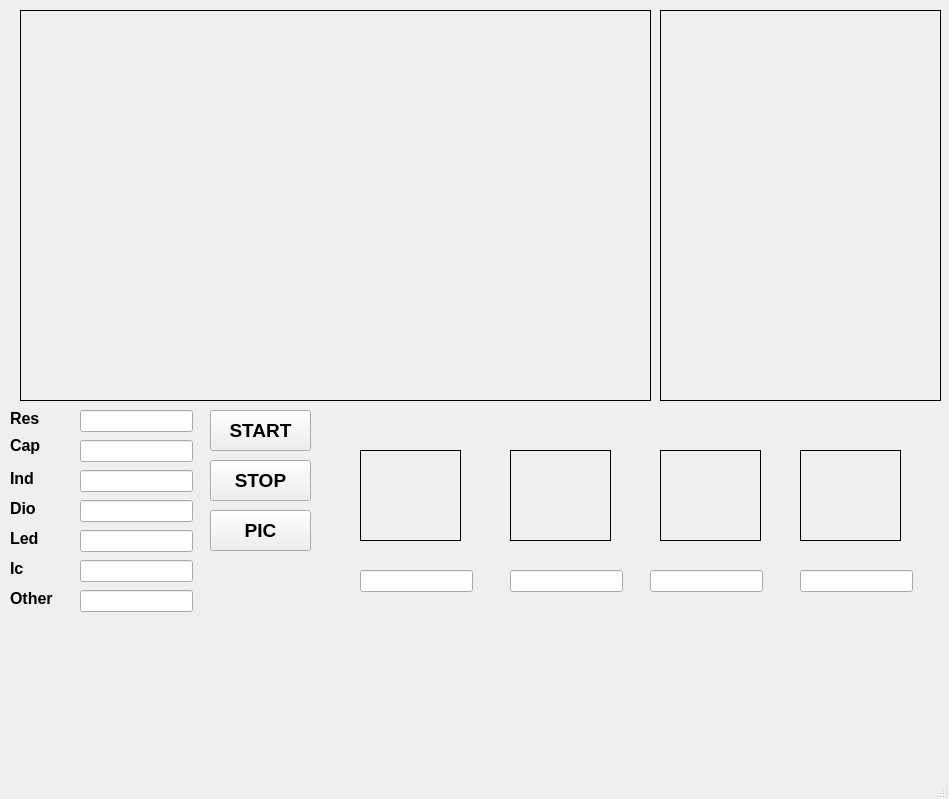
<?xml version="1.0" encoding="UTF-8"?>
<ui version="4.0">
 <class>MainWindow</class>
 <widget class="QMainWindow" name="MainWindow">
  <property name="geometry">
   <rect>
    <x>0</x>
    <y>0</y>
    <width>949</width>
    <height>799</height>
   </rect>
  </property>
  <property name="windowTitle">
   <string>MainWindow</string>
  </property>
  <widget class="QWidget" name="centralwidget">
   <widget class="QPushButton" name="Start">
    <property name="geometry">
     <rect>
      <x>210</x>
      <y>410</y>
      <width>101</width>
      <height>41</height>
     </rect>
    </property>
    <property name="font">
     <font>
      <pointsize>14</pointsize>
      <bold>true</bold>
     </font>
    </property>
    <property name="text">
     <string>START</string>
    </property>
   </widget>
   <widget class="QLabel" name="label">
    <property name="geometry">
     <rect>
      <x>10</x>
      <y>410</y>
      <width>55</width>
      <height>16</height>
     </rect>
    </property>
    <property name="font">
     <font>
      <pointsize>12</pointsize>
      <bold>true</bold>
     </font>
    </property>
    <property name="text">
     <string>Res</string>
    </property>
   </widget>
   <widget class="QLabel" name="label_2">
    <property name="geometry">
     <rect>
      <x>10</x>
      <y>430</y>
      <width>55</width>
      <height>31</height>
     </rect>
    </property>
    <property name="font">
     <font>
      <pointsize>12</pointsize>
      <bold>true</bold>
     </font>
    </property>
    <property name="text">
     <string>Cap</string>
    </property>
   </widget>
   <widget class="QLabel" name="label_3">
    <property name="geometry">
     <rect>
      <x>10</x>
      <y>470</y>
      <width>55</width>
      <height>16</height>
     </rect>
    </property>
    <property name="font">
     <font>
      <pointsize>12</pointsize>
      <bold>true</bold>
     </font>
    </property>
    <property name="text">
     <string>Ind</string>
    </property>
   </widget>
   <widget class="QLabel" name="label_4">
    <property name="geometry">
     <rect>
      <x>10</x>
      <y>500</y>
      <width>55</width>
      <height>16</height>
     </rect>
    </property>
    <property name="font">
     <font>
      <pointsize>12</pointsize>
      <bold>true</bold>
     </font>
    </property>
    <property name="text">
     <string>Dio</string>
    </property>
   </widget>
   <widget class="QLabel" name="label_5">
    <property name="geometry">
     <rect>
      <x>10</x>
      <y>530</y>
      <width>55</width>
      <height>16</height>
     </rect>
    </property>
    <property name="font">
     <font>
      <pointsize>12</pointsize>
      <bold>true</bold>
     </font>
    </property>
    <property name="text">
     <string>Led</string>
    </property>
   </widget>
   <widget class="QLabel" name="label_6">
    <property name="geometry">
     <rect>
      <x>10</x>
      <y>560</y>
      <width>41</width>
      <height>16</height>
     </rect>
    </property>
    <property name="font">
     <font>
      <pointsize>12</pointsize>
      <bold>true</bold>
     </font>
    </property>
    <property name="text">
     <string>Ic</string>
    </property>
   </widget>
   <widget class="QLabel" name="label_7">
    <property name="geometry">
     <rect>
      <x>10</x>
      <y>590</y>
      <width>55</width>
      <height>16</height>
     </rect>
    </property>
    <property name="font">
     <font>
      <pointsize>12</pointsize>
      <bold>true</bold>
     </font>
    </property>
    <property name="text">
     <string>Other</string>
    </property>
   </widget>
   <widget class="QLineEdit" name="line_res">
    <property name="geometry">
     <rect>
      <x>80</x>
      <y>410</y>
      <width>113</width>
      <height>22</height>
     </rect>
    </property>
    <property name="font">
     <font>
      <pointsize>10</pointsize>
     </font>
    </property>
    <property name="alignment">
     <set>Qt::AlignRight|Qt::AlignTrailing|Qt::AlignVCenter</set>
    </property>
   </widget>
   <widget class="QLineEdit" name="line_cap">
    <property name="geometry">
     <rect>
      <x>80</x>
      <y>440</y>
      <width>113</width>
      <height>22</height>
     </rect>
    </property>
    <property name="font">
     <font>
      <pointsize>10</pointsize>
     </font>
    </property>
    <property name="alignment">
     <set>Qt::AlignRight|Qt::AlignTrailing|Qt::AlignVCenter</set>
    </property>
   </widget>
   <widget class="QLineEdit" name="line_ind">
    <property name="geometry">
     <rect>
      <x>80</x>
      <y>470</y>
      <width>113</width>
      <height>22</height>
     </rect>
    </property>
    <property name="font">
     <font>
      <pointsize>10</pointsize>
     </font>
    </property>
    <property name="alignment">
     <set>Qt::AlignRight|Qt::AlignTrailing|Qt::AlignVCenter</set>
    </property>
   </widget>
   <widget class="QLineEdit" name="line_dio">
    <property name="geometry">
     <rect>
      <x>80</x>
      <y>500</y>
      <width>113</width>
      <height>22</height>
     </rect>
    </property>
    <property name="font">
     <font>
      <pointsize>10</pointsize>
     </font>
    </property>
    <property name="alignment">
     <set>Qt::AlignRight|Qt::AlignTrailing|Qt::AlignVCenter</set>
    </property>
   </widget>
   <widget class="QLineEdit" name="line_led">
    <property name="geometry">
     <rect>
      <x>80</x>
      <y>530</y>
      <width>113</width>
      <height>22</height>
     </rect>
    </property>
    <property name="font">
     <font>
      <pointsize>10</pointsize>
     </font>
    </property>
    <property name="alignment">
     <set>Qt::AlignRight|Qt::AlignTrailing|Qt::AlignVCenter</set>
    </property>
   </widget>
   <widget class="QLineEdit" name="line_ic">
    <property name="geometry">
     <rect>
      <x>80</x>
      <y>560</y>
      <width>113</width>
      <height>22</height>
     </rect>
    </property>
    <property name="font">
     <font>
      <pointsize>10</pointsize>
     </font>
    </property>
    <property name="alignment">
     <set>Qt::AlignRight|Qt::AlignTrailing|Qt::AlignVCenter</set>
    </property>
   </widget>
   <widget class="QLineEdit" name="line_ot">
    <property name="geometry">
     <rect>
      <x>80</x>
      <y>590</y>
      <width>113</width>
      <height>22</height>
     </rect>
    </property>
    <property name="font">
     <font>
      <pointsize>10</pointsize>
     </font>
    </property>
    <property name="alignment">
     <set>Qt::AlignRight|Qt::AlignTrailing|Qt::AlignVCenter</set>
    </property>
   </widget>
   <widget class="QPushButton" name="stop">
    <property name="geometry">
     <rect>
      <x>210</x>
      <y>460</y>
      <width>101</width>
      <height>41</height>
     </rect>
    </property>
    <property name="font">
     <font>
      <pointsize>14</pointsize>
      <bold>true</bold>
     </font>
    </property>
    <property name="text">
     <string>STOP</string>
    </property>
   </widget>
   <widget class="QLineEdit" name="lineEdit_1">
    <property name="geometry">
     <rect>
      <x>360</x>
      <y>570</y>
      <width>113</width>
      <height>22</height>
     </rect>
    </property>
   </widget>
   <widget class="QLineEdit" name="lineEdit_2">
    <property name="geometry">
     <rect>
      <x>510</x>
      <y>570</y>
      <width>113</width>
      <height>22</height>
     </rect>
    </property>
   </widget>
   <widget class="QLineEdit" name="lineEdit_3">
    <property name="geometry">
     <rect>
      <x>650</x>
      <y>570</y>
      <width>113</width>
      <height>22</height>
     </rect>
    </property>
   </widget>
   <widget class="QLineEdit" name="lineEdit_4">
    <property name="geometry">
     <rect>
      <x>800</x>
      <y>570</y>
      <width>113</width>
      <height>22</height>
     </rect>
    </property>
   </widget>
   <widget class="QLabel" name="label_view">
    <property name="geometry">
     <rect>
      <x>20</x>
      <y>10</y>
      <width>631</width>
      <height>391</height>
     </rect>
    </property>
    <property name="frameShape">
     <enum>QFrame::Box</enum>
    </property>
    <property name="text">
     <string/>
    </property>
    <property name="scaledContents">
     <bool>false</bool>
    </property>
    <property name="alignment">
     <set>Qt::AlignCenter</set>
    </property>
   </widget>
   <widget class="QLabel" name="label_view_2">
    <property name="geometry">
     <rect>
      <x>360</x>
      <y>450</y>
      <width>101</width>
      <height>91</height>
     </rect>
    </property>
    <property name="frameShape">
     <enum>QFrame::Box</enum>
    </property>
    <property name="text">
     <string/>
    </property>
    <property name="scaledContents">
     <bool>false</bool>
    </property>
    <property name="alignment">
     <set>Qt::AlignCenter</set>
    </property>
   </widget>
   <widget class="QLabel" name="label_view_3">
    <property name="geometry">
     <rect>
      <x>510</x>
      <y>450</y>
      <width>101</width>
      <height>91</height>
     </rect>
    </property>
    <property name="frameShape">
     <enum>QFrame::Box</enum>
    </property>
    <property name="text">
     <string/>
    </property>
    <property name="scaledContents">
     <bool>false</bool>
    </property>
    <property name="alignment">
     <set>Qt::AlignCenter</set>
    </property>
   </widget>
   <widget class="QLabel" name="label_view_4">
    <property name="geometry">
     <rect>
      <x>660</x>
      <y>450</y>
      <width>101</width>
      <height>91</height>
     </rect>
    </property>
    <property name="frameShape">
     <enum>QFrame::Box</enum>
    </property>
    <property name="text">
     <string/>
    </property>
    <property name="scaledContents">
     <bool>false</bool>
    </property>
    <property name="alignment">
     <set>Qt::AlignCenter</set>
    </property>
   </widget>
   <widget class="QLabel" name="label_view_5">
    <property name="geometry">
     <rect>
      <x>800</x>
      <y>450</y>
      <width>101</width>
      <height>91</height>
     </rect>
    </property>
    <property name="frameShape">
     <enum>QFrame::Box</enum>
    </property>
    <property name="text">
     <string/>
    </property>
    <property name="scaledContents">
     <bool>false</bool>
    </property>
    <property name="alignment">
     <set>Qt::AlignCenter</set>
    </property>
   </widget>
   <widget class="QPushButton" name="Button_take">
    <property name="geometry">
     <rect>
      <x>210</x>
      <y>510</y>
      <width>101</width>
      <height>41</height>
     </rect>
    </property>
    <property name="font">
     <font>
      <pointsize>14</pointsize>
      <bold>true</bold>
     </font>
    </property>
    <property name="text">
     <string>PIC</string>
    </property>
   </widget>
   <widget class="QLabel" name="label_view_6">
    <property name="geometry">
     <rect>
      <x>660</x>
      <y>10</y>
      <width>281</width>
      <height>391</height>
     </rect>
    </property>
    <property name="frameShape">
     <enum>QFrame::Box</enum>
    </property>
    <property name="text">
     <string/>
    </property>
    <property name="scaledContents">
     <bool>false</bool>
    </property>
    <property name="alignment">
     <set>Qt::AlignCenter</set>
    </property>
   </widget>
  </widget>
  <widget class="QMenuBar" name="menubar">
   <property name="geometry">
    <rect>
     <x>0</x>
     <y>0</y>
     <width>949</width>
     <height>22</height>
    </rect>
   </property>
  </widget>
  <widget class="QStatusBar" name="statusbar"/>
 </widget>
 <resources/>
 <connections/>
</ui>
